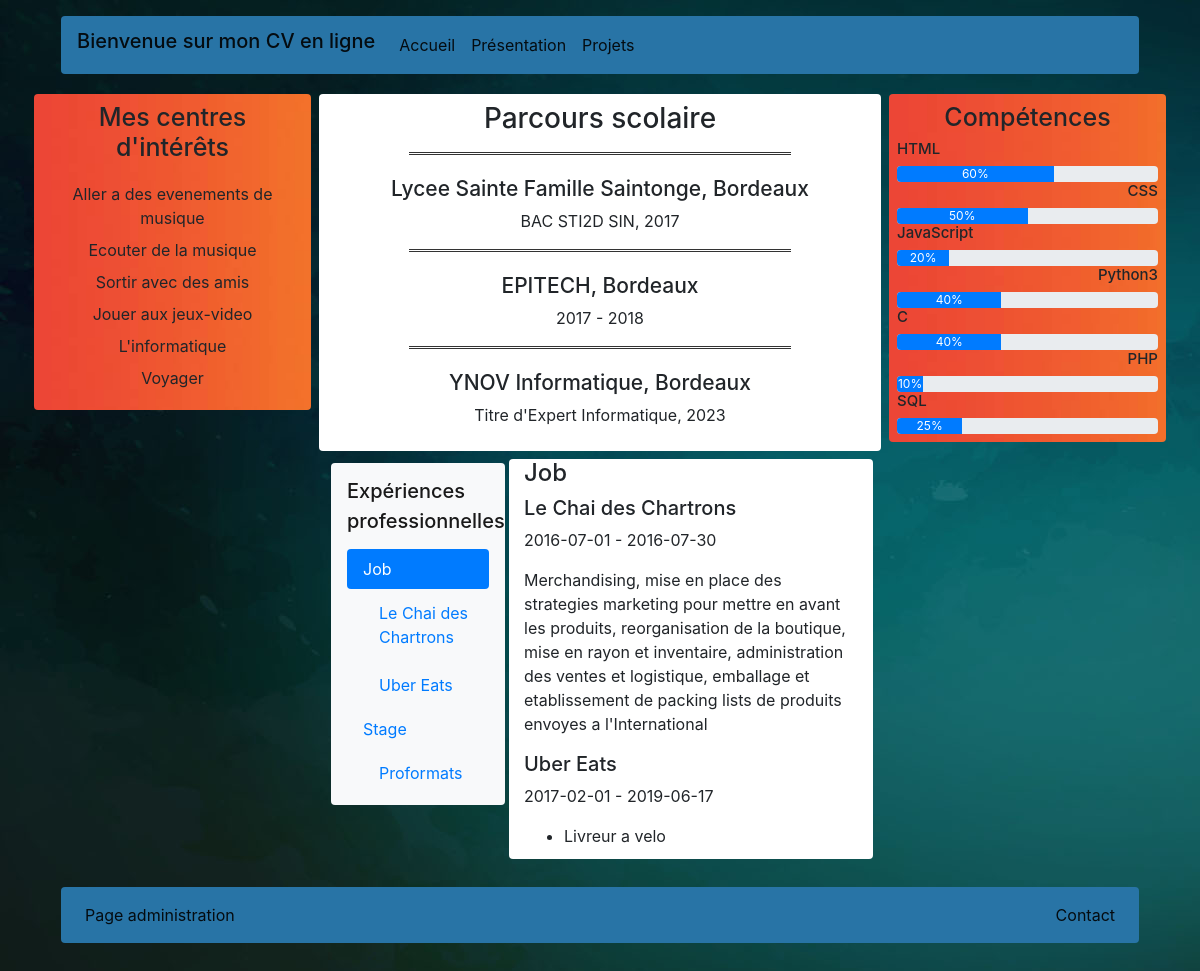
/UFWeb/presentation.php, run on the app's committed database.
### tables this page shows
CREATE TABLE IF NOT EXISTS `centres_interets` (
  `id_activite` int(11) NOT NULL AUTO_INCREMENT,
  `nom_activite` varchar(50) NOT NULL,
  PRIMARY KEY (`id_activite`)
);

CREATE TABLE IF NOT EXISTS `ecole` (
  `id_ecole` int(11) NOT NULL AUTO_INCREMENT,
  `nom_ecole` varchar(50) NOT NULL,
  `ville_ecole` varchar(50) NOT NULL,
  `diplome_delivre_ecole` varchar(50) NOT NULL,
  `duree_etude_ecole` int(11) NOT NULL,
  `annee_debut_form_ecole` date NOT NULL,
  `annee_fin_form_ecole` date NOT NULL,
  PRIMARY KEY (`id_ecole`)
);

CREATE TABLE IF NOT EXISTS `experience_pro` (
  `id_exp_pro` int(11) NOT NULL AUTO_INCREMENT,
  `nom_entreprise_exp_pro` varchar(50) NOT NULL,
  `ville_exp_pro` varchar(50) NOT NULL,
  `type_exp_pro` varchar(50) NOT NULL,
  `date_debut_exp_pro` date NOT NULL,
  `date_fin_exp_pro` date NOT NULL,
  `tache_exp_pro` text NOT NULL,
  PRIMARY KEY (`id_exp_pro`)
);

CREATE TABLE IF NOT EXISTS `competences` (
  `id_competences` int(11) NOT NULL AUTO_INCREMENT,
  `nom_competence` varchar(50) NOT NULL,
  `niveau_competence` varchar(50) NOT NULL,
  PRIMARY KEY (`id_competences`)
);

### UFWeb/presentation.php (the view, shortened to what this page needs)
<?php
include 'header.php';
?>
<div id="corps" class="d-flex row">
    <div id="côté_gauche" class="col-lg-3 p-1">
        <div id="cadre_côté_gauche" class="rounded d-flex flex-column p-2">
            <div class="text-center">
                <h3 class="titre_centre_interet">Mes centres d'intérêts</h3>
            </div>
            <div id="list_interet" class="text-center p-2">
                <?php
                $reponse = $bdd->query('SELECT * FROM centres_interets WHERE id_activite=1');
                $donnees_act = $reponse->fetch();
                ?>
                <div id="centre_interet1" class="p-1"><?php echo $donnees_act['nom_activite']; ?></div>
                <?php
                $reponse = $bdd->query('SELECT * FROM centres_interets WHERE id_activite=2');
                $donnees_act = $reponse->fetch();
                ?>
                <div id="centre_interet2" class="p-1"><?php echo $donnees_act['nom_activite']; ?></div>
                <?php
                $reponse = $bdd->query('SELECT * FROM centres_interets WHERE id_activite=3');
                $donnees_act = $reponse->fetch();
                ?>
                <div id="centre_interet3" class="p-1"><?php echo $donnees_act['nom_activite']; ?></div>
                <?php
                $reponse = $bdd->query('SELECT * FROM centres_interets WHERE id_activite=4');
                $donnees_act = $reponse->fetch();
                ?>
                <div id="centre_interet4" class="p-1"><?php echo $donnees_act['nom_activite']; ?></div>
                <?php
                $reponse = $bdd->query('SELECT * FROM centres_interets WHERE id_activite=5');
                $donnees_act = $reponse->fetch();
                ?>
                <div id="centre_interet5" class="p-1"><?php echo $donnees_act['nom_activite']; ?></div>
                <?php
                $reponse = $bdd->query('SELECT * FROM centres_interets WHERE id_activite=6');
                $donnees_act = $reponse->fetch();
                ?>
                <div id="centre_interet6" class="p-1"><?php echo $donnees_act['nom_activite']; ?></div>
            </div>
        </div>
    </div>
    <div id="centre" class="col-lg-6 p-1">
        <div id="parcours_sco" class="p-2 rounded">
            <div id="cadre_parcours_sco">
                <h3 class="text-center">Parcours scolaire</h3>
                <div id="parcours_sco1" class="text-center">
                    <hr>
                    <?php
                    $reponse = $bdd->query('SELECT * FROM ecole WHERE id_ecole=1');
                    $donnees = $reponse->fetch();
                    ?>
                    <h4 id="titre_nom_etablissement"><?php echo $donnees['nom_ecole']; ?>, <?php echo $donnees['ville_ecole']; ?></h4>
                    <p><?php echo $donnees['diplome_delivre_ecole']; ?>, <?php echo date("Y", strtotime($donnees['annee_fin_form_ecole'])); ?></p>
                </div>
                <div id="parcours_sco2" class="text-center">
                    <hr>
                    <?php
                    $reponse = $bdd->query('SELECT * FROM ecole WHERE id_ecole=2');
                    $donnees = $reponse->fetch();
                    ?>
                    <h4 id="titre_nom_etablissement"><?php echo $donnees['nom_ecole']; ?>, <?php echo $donnees['ville_ecole']; ?></h4>
                    <p><?php echo date("Y", strtotime($donnees['annee_debut_form_ecole'])); ?> - <?php echo date("Y", strtotime($donnees['annee_fin_form_ecole'])); ?></p>
                </div>
                <div id="parcours_sco3" class="text-center">
                    <hr>
                    <?php
                    $reponse = $bdd->query('SELECT * FROM ecole WHERE id_ecole=3');
                    $donnees = $reponse->fetch();
                    ?>
                    <h4 id="titre_nom_etablissement"><?php echo $donnees['nom_ecole']; ?>, <?php echo $donnees['ville_ecole']; ?></h4>
                    <p><?php echo $donnees['diplome_delivre_ecole']; ?>, <?php echo date("Y", strtotime($donnees['annee_fin_form_ecole'])); ?></p>
                </div>
            </div>
        </div>
        <div id="exp_pro" class="p-2">
            <?php
            $reponse = $bdd->query('SELECT * FROM experience_pro WHERE id_exp_pro=1');
            $donnees_exp1 = $reponse->fetch();
            ?>
            <?php
            $reponse = $bdd->query('SELECT * FROM experience_pro WHERE id_exp_pro=2');
            $donnees_exp2 = $reponse->fetch();
            ?>
            <?php
            $reponse = $bdd->query('SELECT * FROM experience_pro WHERE id_exp_pro=3');
            $donnees_exp3 = $reponse->fetch();
            ?>
            <div class="d-flex flex-row" style="height:400px">
                <div id="sommaire" class="col-lg-4 p-1" style="overflow-y: scroll;">
                    <nav id="navbar-example3" class="navbar navbar-light bg-light rounded">
                        <h3 class="navbar-brand" href="#">Expériences<br>professionnelles</h3>
                        <nav class="nav nav-pills flex-column">
                            <a class="nav-link" href="#item-1">Job</a>
                            <nav class="nav nav-pills flex-column">
                                <a class="nav-link ml-3 my-1" href="#item-1-1"><?php echo $donnees_exp1['nom_entreprise_exp_pro']; ?></a>
                            </nav>
                            <nav class="nav nav-pills flex-column">
                                <a class="nav-link ml-3 my-1" href="#item-1-2"><?php echo $donnees_exp3['nom_entreprise_exp_pro']; ?></a>
                            </nav>
                            <a class="nav-link" href="#item-2">Stage</a>
                            <nav class="nav nav-pills flex-column">
                                <a class="nav-link ml-3 my-1" href="#item-2-1"><?php echo $donnees_exp2['nom_entreprise_exp_pro']; ?></a>
                            </nav>
                        </nav>
                    </nav>
                </div>
                <div data-spy="scroll" data-target="#navbar-example3" data-offset="0" class="col-lg-8 rounded" style="overflow-y: scroll; background-color:white;">
                    <h4 id="item-1">Job</h4>
                    <h5 id="item-1-1"><?php echo $donnees_exp1['nom_entreprise_exp_pro']; ?></h5>
                    <p>
                    <?php echo $donnees_exp1['date_debut_exp_pro']; ?> - <?php echo $donnees_exp1['date_fin_exp_pro']; ?>
                    </p>
                    <p>
                    <?php echo $donnees_exp1['tache_exp_pro']; ?>
                    </p>
                    <h5 id="item-1-2"><?php echo $donnees_exp3['nom_entreprise_exp_pro']; ?></h5>
                    <p>
                    <?php echo $donnees_exp3['date_debut_exp_pro']; ?> - <?php echo $donnees_exp3['date_fin_exp_pro']; ?>
                    </p>
                    <p>
                        <ul>
                            <li><?php echo $donnees_exp3['tache_exp_pro']; ?></li>
                        </ul>
                    </p>
                </div>
            </div>
        </div>
    </div>
    <div id="côté_droit" class="col-lg-3 p-1">
        <div id="cadre_côté_droit" class="rounded d-flex flex-column p-2">
            <div class="text-center">
                <h3 class="titre_compétences">Compétences</h3>
            </div>
            <div id="liste_competences">
                <div id="competence1">
                    <h4 id="titre_compétence">HTML</h4>
                    <?php
                    $reponse = $bdd->query('SELECT * FROM competences WHERE id_competences=1');
                    $donnees_comp = $reponse->fetch();
                    ?>
                    <div class="progress">
                        <div class="progress-bar" role="progressbar" style="width: <?php echo $donnees_comp['niveau_competence']; ?>%;" aria-valuenow="<?php echo $donnees_comp['niveau_competence']; ?>" aria-valuemin="0" aria-valuemax="100"><?php echo $donnees_comp['niveau_competence']; ?>%</div>
                    </div>
                </div>
                <div id="competence2">
                    <h4 id="titre_compétence" class="d-flex justify-content-end">CSS</h4>
                    <?php
                    $reponse = $bdd->query('SELECT * FROM competences WHERE id_competences=2');
                    $donnees_comp = $reponse->fetch();
                    ?>
                    <div class="progress">
                        <div class="progress-bar" role="progressbar" style="width: <?php echo $donnees_comp['niveau_competence']; ?>%;" aria-valuenow="<?php echo $donnees_comp['niveau_competence']; ?>" aria-valuemin="0" aria-valuemax="100"><?php echo $donnees_comp['niveau_competence']; ?>%</div>
                    </div>
                </div>
                <div id="competence3">
                    <h4 id="titre_compétence">JavaScript</h4>
                    <?php
                    $reponse = $bdd->query('SELECT * FROM competences WHERE id_competences=3');
                    $donnees_comp = $reponse->fetch();
                    ?>
                    <div class="progress">
                        <div class="progress-bar" role="progressbar" style="width: <?php echo $donnees_comp['niveau_competence']; ?>%;" aria-valuenow="<?php echo $donnees_comp['niveau_competence']; ?>" aria-valuemin="0" aria-valuemax="100"><?php echo $donnees_comp['niveau_competence']; ?>%</div>
                    </div>
                </div>
                <div id="competence4">
                    <h4 id="titre_compétence" class="d-flex justify-content-end">Python3</h4>
                    <?php
                    $reponse = $bdd->query('SELECT * FROM competences WHERE id_competences=4');
                    $donnees_comp = $reponse->fetch();
                    ?>
                    <div class="progress">
                        <div class="progress-bar" role="progressbar" style="width: <?php echo $donnees_comp['niveau_competence']; ?>%;" aria-valuenow="<?php echo $donnees_comp['niveau_competence']; ?>" aria-valuemin="0" aria-valuemax="100"><?php echo $donnees_comp['niveau_competence']; ?>%</div>
                    </div>
                </div>
                <div id="competence5">
                    <h4 id="titre_compétence">C</h4>
                    <?php
                    $reponse = $bdd->query('SELECT * FROM competences WHERE id_competences=5');
                    $donnees_comp = $reponse->fetch();
                    ?>
                    <div class="progress">
                        <div class="progress-bar" role="progressbar" style="width: <?php echo $donnees_comp['niveau_competence']; ?>%;" aria-valuenow="<?php echo $donnees_comp['niveau_competence']; ?>" aria-valuemin="0" aria-valuemax="100"><?php echo $donnees_comp['niveau_competence']; ?>%</div>
                    </div>
                </div>
                <div id="competence6">
                    <h4 id="titre_compétence" class="d-flex justify-content-end">PHP</h4>
                    <?php
                    $reponse = $bdd->query('SELECT * FROM competences WHERE id_competences=6');
                    $donnees_comp = $reponse->fetch();
                    ?>
                    <div class="progress">
                        <div class="progress-bar" role="progressbar" style="width: <?php echo $donnees_comp['niveau_competence']; ?>%;" aria-valuenow="<?php echo $donnees_comp['niveau_competence']; ?>" aria-valuemin="0" aria-valuemax="100"><?php echo $donnees_comp['niveau_competence']; ?>%</div>
                    </div>
                </div>
                <div id="competence7">
                    <h4 id="titre_compétence">SQL</h4>
                    <?php
                    $reponse = $bdd->query('SELECT * FROM competences WHERE id_competences=7');
                    $donnees_comp = $reponse->fetch();
                    ?>
                    <div class="progress">
                        <div class="progress-bar" role="progressbar" style="width: <?php echo $donnees_comp['niveau_competence']; ?>%;" aria-valuenow="<?php echo $donnees_comp['niveau_competence']; ?>" aria-valuemin="0" aria-valuemax="100"><?php echo $donnees_comp['niveau_competence']; ?>%</div>
                    </div>
                </div>
            </div>
        </div>
    </div>
</div>
<?php
include 'footer.php';
?>

### UFWeb/header.php (shortened to what this page needs)
<!DOCTYPE html>
<html>
<head>
  <link rel="stylesheet" href="bootstrap.css" />
  <link rel="stylesheet" href="style.css" />
</head>
<body class="container">
  <header class="p-3">
    <nav class="rounded navbar navbar-expand-lg navbar-light" style="background-color: #2874A6;">
      <span class="navbar-brand mb-0 h2">
        <h2>Bienvenue sur mon CV en ligne</h2>
      </span>
      <div class="collapse navbar-collapse" id="navbarNavAltMarkup">
        <div class="navbar-nav">
          <a class="nav-item nav-link active" href="index.php">Accueil</a>
          <a class="nav-item nav-link active" href="presentation.php">Présentation</a>
          <a class="nav-item nav-link active" href="projets.php">Projets</a>
        </div>
      </div>
    </nav>
  </header>

### UFWeb/footer.php
<footer class="p-3">
    <nav class="rounded navbar navbar-expand-lg navbar-light" style="background-color: #2874A6;">
        <div class="collapse navbar-collapse d-flex justify-content-start" id="navbarText">
            <div class="navbar-nav">
                <a class="nav-item nav-link active" href="admin.php">Page administration</a>
            </div>
        </div>
        <div class="collapse navbar-collapse d-flex justify-content-end" id="navbarText">
            <div class="navbar-nav">
                <a class="nav-item nav-link active" href="contact.php">Contact</a>
            </div>
        </div>
    </nav>
</footer>
</body>
</html>

### UFWeb/style.css (style rules this page uses)
body { background: url(images/bg.png); }
h2 { font-size: 20px; }
.titre_centre_interet { font-size: 25px; }
.titre_compétences { font-size: 25px; }
#cadre_côté_gauche { background: url(images/BG-orange.png); background-size: cover; }
#cadre_côté_droit { background: url(images/BG-orange.png); background-size: cover; }
#parcours_sco { background-color:white; }
#titre_compétence { font-size: 15px; }
hr { border: none; border-top: 3px double #333; color: #333; overflow: visible; text-align: center; height: 5px; width: 70%; }
#titre_nom_etablissement { font-size:21px; }

### data on the page
centres_interets: nom_activite "Aller a des evenements de musique"
centres_interets: nom_activite "Ecouter de la musique"
centres_interets: nom_activite "Sortir avec des amis"
centres_interets: nom_activite "Jouer aux jeux-video"
centres_interets: nom_activite "L'informatique"
centres_interets: nom_activite "Voyager"
ecole: nom_ecole "Lycee Sainte Famille Saintonge", ville_ecole "Bordeaux", diplome_delivre_ecole "BAC STI2D SIN", annee_fin_form_ecole "2017"
ecole: nom_ecole "EPITECH", ville_ecole "Bordeaux", annee_debut_form_ecole "2017", annee_fin_form_ecole "2018"
ecole: nom_ecole "YNOV Informatique", ville_ecole "Bordeaux", diplome_delivre_ecole "Titre d'Expert Informatique", annee_fin_form_ecole "2023"
experience_pro: nom_entreprise_exp_pro "Le Chai des Chartrons", date_debut_exp_pro "2016-07-01", date_fin_exp_pro "2016-07-30", tache_exp_pro "Merchandising, mise en place des strategies marketing pour mettre en avant les produits, reorganisation de la boutique, mise en rayon et inventaire, administration des ventes et logistique, emballage et etablissement de packing lists de produits envoyes a l'International"
experience_pro: nom_entreprise_exp_pro "Uber Eats", date_debut_exp_pro "2017-02-01", date_fin_exp_pro "2019-06-17", tache_exp_pro "Livreur a velo"
experience_pro: nom_entreprise_exp_pro "Proformats"
competences: niveau_competence "60"
competences: niveau_competence "50"
competences: niveau_competence "20"
competences: niveau_competence "40"
competences: niveau_competence "40"
competences: niveau_competence "10"
competences: niveau_competence "25"
